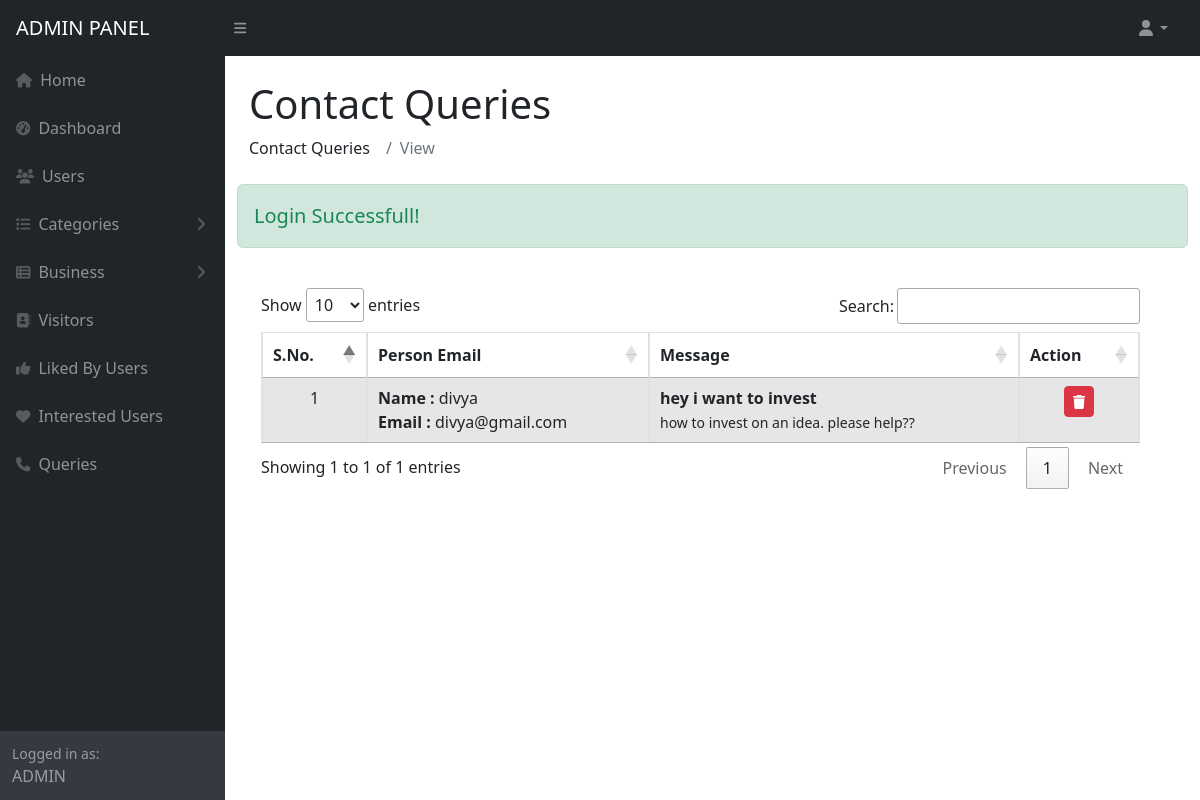
/admin/queries.php (signed in), run on the app's committed database.
### tables this page shows
CREATE TABLE `c_queries` (
  `q_id` int(11) NOT NULL,
  `q_name` varchar(20) NOT NULL,
  `q_email` varchar(50) NOT NULL,
  `q_subj` varchar(100) NOT NULL,
  `q_msg` varchar(300) NOT NULL
);

### admin/queries.php (the view, shortened to what this page needs)
<?php include ("../common/header.php"); ?>
<?php include ("../common/sidebar.php"); ?>
<div id="layoutSidenav_content">
    <main>
        <div class="container-fluid px-4">
            <h1 class="mt-4">Contact Queries</h1>
            <ol class="breadcrumb mb-4">
                <li class="breadcrumb-item">Contact Queries</li>
                <li class="breadcrumb-item active">View </li>
            </ol>
            <div class="row mb-4">
            <?php
                if(isset($_SESSION['msg1']))
                {
                ?>
                <div class="col-12 mb-3 alert alert-success" role="alert">
                    <small class="text-success" style="font-size:20px"><?=$_SESSION['msg1']?></small>
                </div>
                <?php
                }
            ?>
            </div>
            <div class="container row">
                <div class="col-md-12">
                    <div class="table-responsive ">
                        <table id="table" class="table table-striped table-bordered" style="width:100%">
                            <thead class="text-center">
                                <tr>
                                    <th>S.No.</th>
                                    <th>Person Email</th>
                                    <th>Message</th>
                                    <th>Action</th>
                                </tr>
                            </thead>
                            <tbody>
                                <?php
                                    $execute = mysqli_query($b_connect, "SELECT * from c_queries");
                                    $count = '1';
                                    while($contact = mysqli_fetch_object($execute)) {
                                        ?>
                                        <tr>
                                            <td class="text-center"><?=$count?></td>
                                            <td>
                                                <strong>Name : </strong><?=$contact->q_name?></br>
                                                <strong>Email : </strong><?=$contact->q_email?>
                                            </td>
                                            <td>
                                                <strong> <?=$contact->q_subj;?></strong></br>
                                                <small><?=$contact->q_msg;?></small>
                                            </td>
                                            <td class="text-center">
                                                <a href="?id=<?=$contact->q_id?>&action=delete" class='btn btn-danger btn-sm'><b><i class="fa fa-trash">Delete</i></b></a>
                                            </td>
                                        </tr>
                                        <?php
                                        $count++;
                                    }
                                ?>
                            </tbody>
                        </table>
                    </div>
                </div>
            </div>
        </div>
    </main>
</div>
<?php include("../common/footer.php"); ?>

### data on the page
c_queries: q_name "divya", q_email "divya@gmail.com", q_subj "hey i want to invest", q_msg "how to invest on an idea. please help??"

### other printed values
$_SESSION['bu_name'] "ADMIN"
$_SESSION['msg1'] "Login Successfull!"
